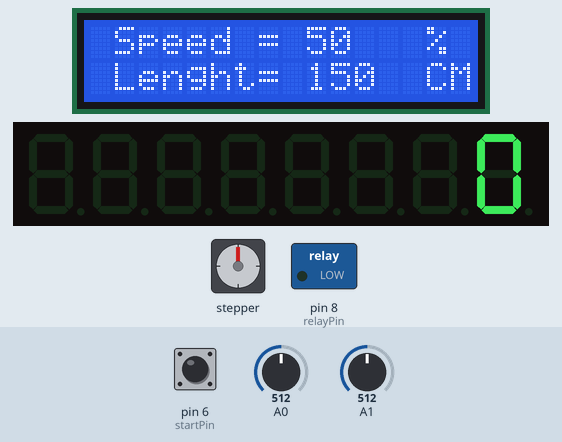
Bench run of a sketch on a simulated Arduino Uno, built with avr-gcc and run on an emulated ATmega328P. Parts: stepper motor, 16×2 character LCD, 8-digit seven-segment display, switched loads named in the sketch (green lamp = pin HIGH). Wiring (inferred from the names in the program): stepper motor driver (200 steps per turn assumed): step pin 2; direction pin 3. The inputs (shaded band) are chosen by the test bench; at power-on: A0 = 512, A1 = 512, pin 6 (startPin) LOW.

Above: at 1.2 s.
1.3 s: A0 set to 716
At 2.9 s:
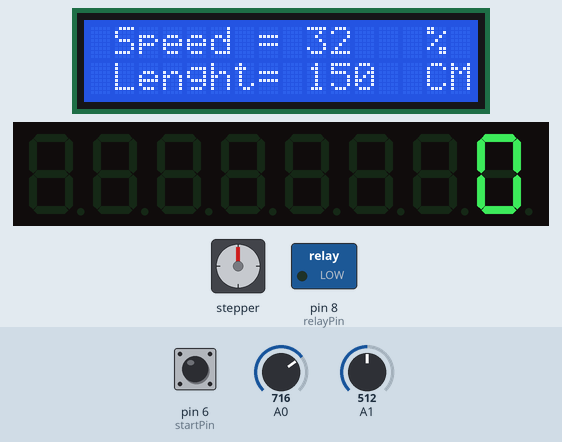
3.2 s: A1 set to 716
At 4.4 s:
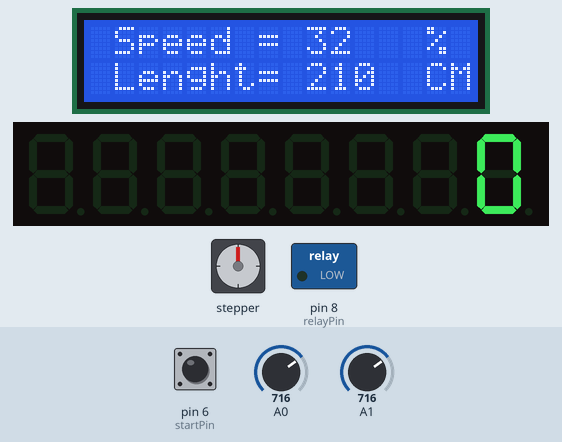
4.8 s: A0 set to 900
At 5.6 s:
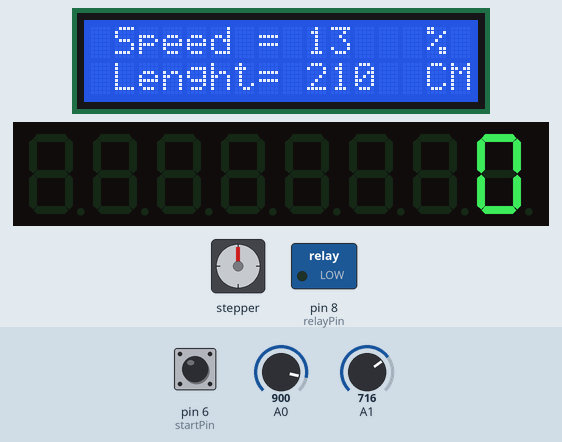
6.4 s: A1 set to 900
At 6.9 s:
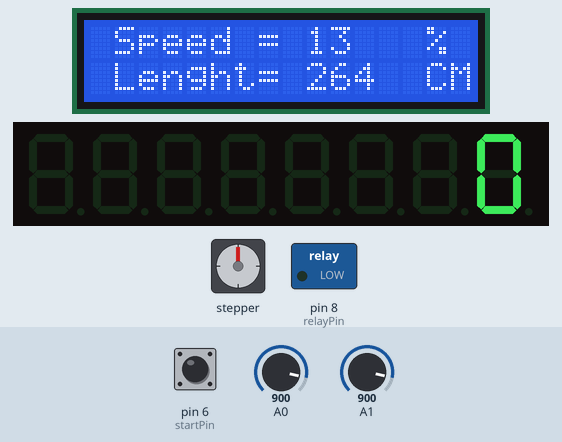
8.0 s: A0 set to 1023
At 9.3 s:
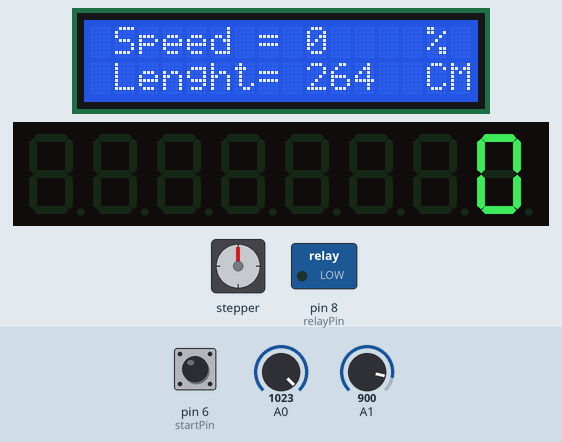
9.6 s: A1 set to 1023
At 10.5 s:
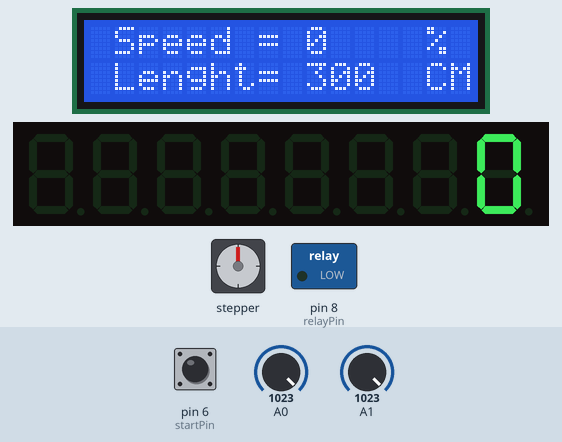
Timing chart, 0 to 12.2 s (numbered marks = the images above; inputs shaded):
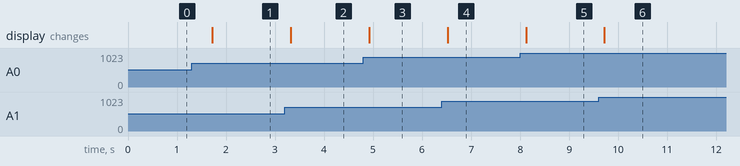

Measured:
- after the input at 1.3 s, the display: changes after 0.42 s (image 1)
- after the input at 3.2 s, the display: changes after 0.12 s (image 2)
- after the input at 4.8 s, the display: changes after 0.12 s (image 3)
- after the input at 6.4 s, the display: changes after 0.12 s (image 4)
- after the input at 8.0 s, the display: changes after 0.12 s (image 5)
- after the input at 9.6 s, the display: changes after 0.12 s (image 6)

The sketch:

I2C_Test.ino
```cpp
#include <LiquidCrystal_I2C.h>

/* Include DigitLedDisplay Library */
#include "DigitLedDisplay.h"

/* Arduino Pin to Display Pin
   10 to DIN,
   11 to CS,
   12 to CLK */
DigitLedDisplay ld = DigitLedDisplay(10, 11, 12);


// Define stepper motor connections:
#define dirPin 3
#define stepPin 2
// Define relay pin
#define relayPin 8
// Define start and stop pins
#define startPin 6
#define stopPin 7
#define Sensor 9

LiquidCrystal_I2C lcd(0x27,16,2);  // set the LCD address to 0x3F for a 16 chars and 2 line display
void lcd_print(int s, int d);


bool sr = false;
bool sp = false;
long int dc_counter = 0;
// varibles
float speed_delay;
float speed_lcd;
float lenght;
float cycles;

void setup() {

  Serial.begin(9600);
  lcd.init();
  lcd.clear();
  /* Set the brightness min:1, max:15 */
  ld.setBright(10);
  /* Set the digit count */
  ld.setDigitLimit(8);


  // Make sure backlight is on
  lcd.backlight();
  // Print a message on both lines of the LCD.
  //Set cursor to character 2 on line 0
  lcd.setCursor(1,0);
  lcd.print("Loading ....");
  pinMode(stepPin, OUTPUT);
  pinMode(dirPin, OUTPUT);
  pinMode(relayPin,OUTPUT);
  pinMode(startPin,INPUT);
  pinMode(stopPin,INPUT);
  pinMode(Sensor,INPUT);
  // Set the spinning direction CW/CCW:
  digitalWrite(dirPin, LOW);
  ld.printDigit(dc_counter);
}

void loop() {
  // These four lines result in 1 step:
  speed_delay = map(analogRead(A0), 0, 1023, 20, 100);
  speed_lcd   = map(speed_delay, 20 , 100 , 100,0);
  lenght      = map(analogRead(A1), 0.0 , 1023.0, 1.0 ,  300);
  cycles      = lenght/18.3;

  lcd_print(speed_lcd,lenght);
  if (digitalRead(startPin) == HIGH){
    sr = true;
    sp = false;
    }

  while (sr == true ){
  ld.printDigit(dc_counter);
  //Serial.println(cycles);
  if(digitalRead(stopPin) == LOW || digitalRead(Sensor) == HIGH){
    sp = true;
    sr = false;
    }
  //Serial.print(sr);
  //Serial.print(" ");
  //Serial.println(sp);
  //delay(100);
  if (sr == true && sp == false){
    for(double counter = 0 ; counter < (6400*cycles) ; counter ++ ){

      //Serial.print(counter);
      //Serial.print("    ");
      //Serial.println((6400*cycles));
      digitalWrite(stepPin, HIGH);
      delayMicroseconds(speed_delay);
      digitalWrite(stepPin, LOW);
      delayMicroseconds(speed_delay);
      if (digitalRead(stopPin) == LOW){sp = true;sr = false;break;}
      }

      if (digitalRead(stopPin) == LOW){sp = true;}
      digitalWrite(relayPin,HIGH);
      delay(1000);
      digitalWrite(relayPin,LOW);
      if (digitalRead(stopPin) == LOW){sp = true;}
      dc_counter +=1;
   }
   delay(250);}
   delay(500);


}


void lcd_print(int s, int d){

  lcd.clear();
  lcd.setCursor(1,0);   //Set cursor to character 2 on line
  lcd.print("Speed = ");
  lcd.setCursor(9,0);
  lcd.print(s);
  lcd.setCursor(14,0);
  lcd.print("%");

  lcd.setCursor(1,1);   //Set cursor to character 2 on line
  lcd.print("Lenght= ");
  lcd.setCursor(9,1);
  lcd.print(d);
  lcd.setCursor(14,1);
  lcd.print("CM");
  lcd.print(d);
  }
```
